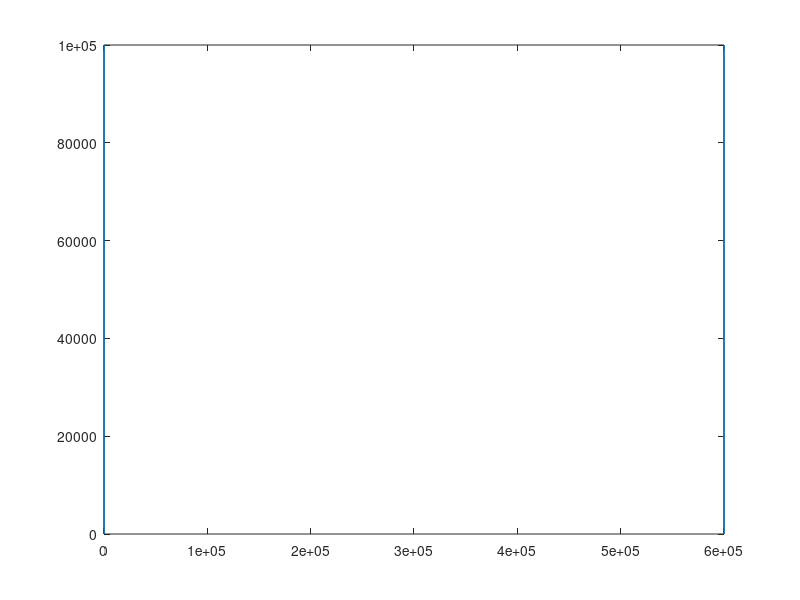
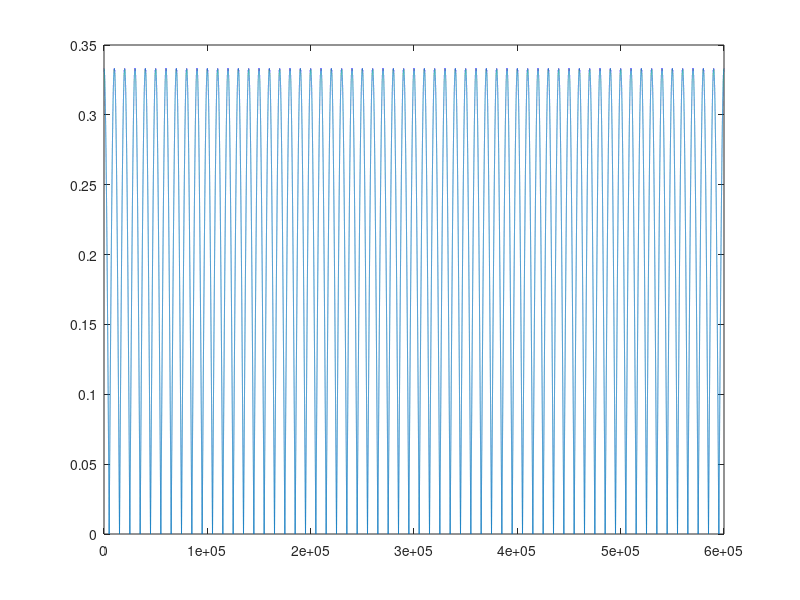

Reproduce these figures in MATLAB, in order. (Note: this script raises an error after producing the figures.)
fs = 48000;
fmax = 10500;
n = 600000 / 2;
skyline = zeros(1, n*2);
freq = 30; % 30 Hz sounds like a stuttering trumpet, 300Hz is a purring cat dove, and 3000Hz is an elephant

skyline(freq) = 100000;
skyline(n*2 - freq) = 100000;

figure(2)
plot(skyline);

skyline_ht = ifft(skyline);
figure(3)
plot(abs(skyline_ht))
sound(abs(skyline_ht))

[dove,Fs_dove] = audioread('elDelitoMayorGoogle.wav');
dove = dove(:,1);
z = zeros(10000000,1);
ir = [skyline_ht.'; z];
Irjw = fft(ir(1:length(dove)));
Dovejw = fft(dove);
aYjw = Irjw .* Dovejw;

yt_libdove = abs(ifft(aYjw));

sound(yt_libdove, Fs_dove)
